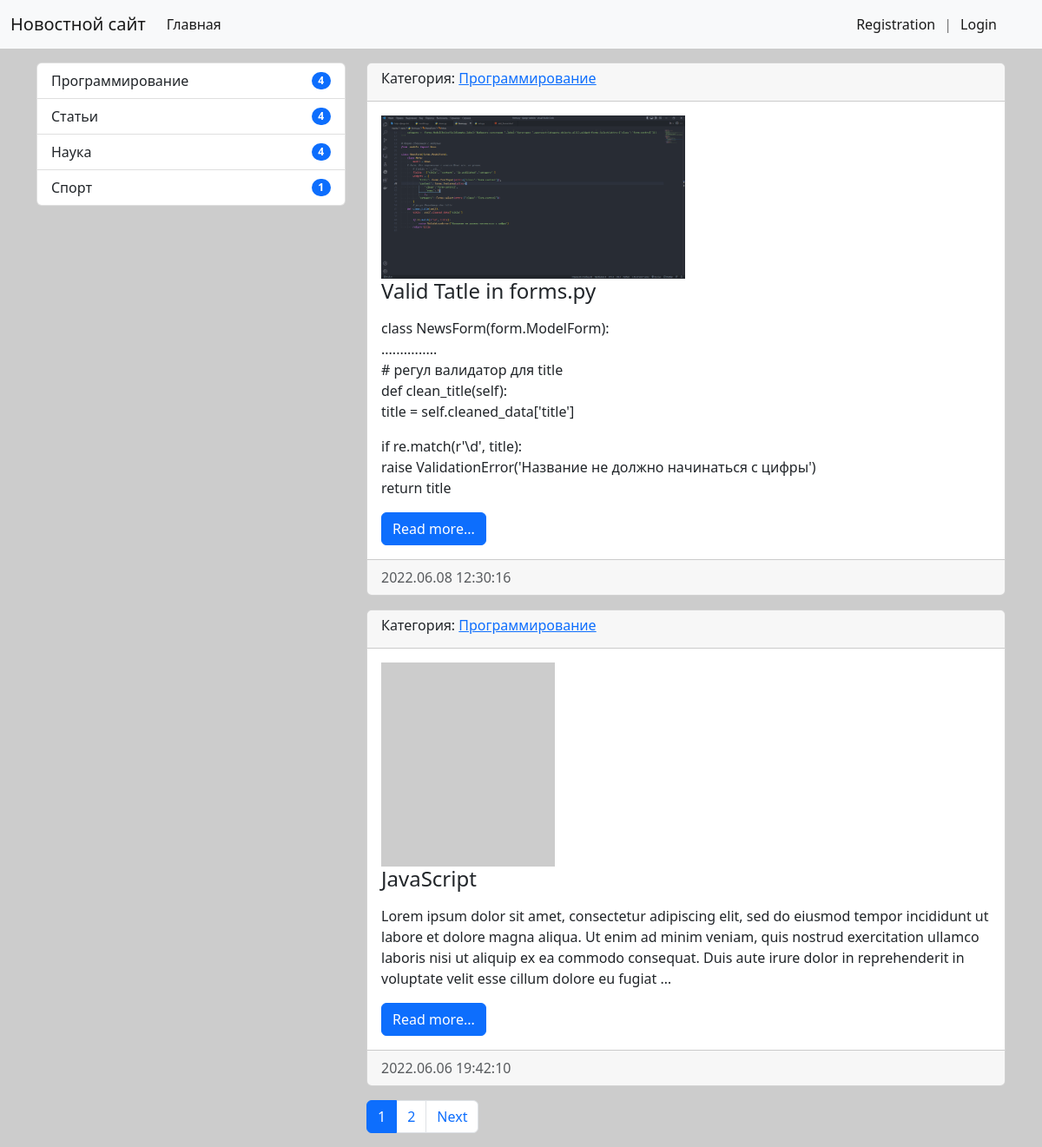
Page /category/1/ on the committed database.
### news/models.py (models this page shows, shortened)
class Category(models.Model):
    title = models.CharField(max_length=150, db_index=True, verbose_name='Категории')#индексирует это поля для быстрого его поиска
    def  get_absolute_url(self):
        return reverse('category', kwargs={'category_id': self.pk})
    def __str__(self) -> str:
        return self.title
    class Meta:
        verbose_name = 'Категория'
        verbose_name_plural = 'Категории'
        ordering = ['title']

class News(models.Model):
    title = models.CharField(max_length=200, verbose_name='Наиминование')
    content = models.TextField(blank=True,verbose_name='Кортерт')
    created_at = models.DateTimeField(auto_now_add=True, verbose_name='Дата публикации')
    update_at = models.DateTimeField(auto_now=True,verbose_name='Обнавлено')
    photo = models.ImageField(upload_to='photos/%Y/%m/%d/',blank = True , verbose_name='Фото')
    is_published = models.BooleanField(default=True,verbose_name='Опубликовано')
    category =  models.ForeignKey('Category', on_delete=models.PROTECT, null=True,verbose_name='Категория')#для связки категорий между собой ** & models.PROTECT обесп. защиту от удалений
    views = models.IntegerField(default=0)
    def  get_absolute_url(self):
        return reverse('view_news', kwargs={'news_id': self.pk})
    class Meta:
        verbose_name = 'Новость'
        verbose_name_plural = 'Новости'
        ordering = ['-created_at'] #для сорт. загаловков в админ и на стр.

### news/views.py (the view)
# urls.py: path('category/<int:category_id>/', NewsByCategory.as_view(), name='category'),
class NewsByCategory(MyMixin,ListView):
    model = News
    template_name = 'news/category.html'
    context_object_name = 'news'
    allow_empty = False #for error 404 если нет такого в id выводить вместо 500
    paginate_by = 2 # show 2 news at page
    def get_context_data(self,*,objects_list=None, **kwargs):
        context = super().get_context_data(**kwargs)
        context['title'] = Category.objects.get(pk=self.kwargs['category_id'])
        return context
    def get_queryset(self):
        return News.objects.filter(category_id=self.kwargs['category_id'], is_published=True).select_related('category')

### news/templatetags/news_tags.py (called while the page is built)
@register.inclusion_tag('news/list_categories.html') #указ. путь к коду
def show_categories():
    categories = Category.objects.annotate(cnt=Count('news',F('news__is_published'))).filter(cnt__gt=0)#F('news__is_published') для показа только те которые в админке показыв
    return {'categories':categories}

### news/templates/news/category.html (shortened to what this page needs)
{% extends 'base.html' %}
{% block sidebar %}
{% include 'incl/_sidbar.html' %}
{% endblock %}
{% block content %}
{% include 'incl/_content.html' %}
{% endblock %}

### news/templates/news/list_categories.html (shortened to what this page needs)
<div class="list-group">
  {% for item in categories %}
  <a
    href="{{ item.get_absolute_url }}"
    class="list-group-item d-flex justify-content-between align-items-center"
    >{{ item.title }}
    <span class="badge bg-primary rounded-pill">{{ item.cnt }}</span></a
  >
  {% endfor %}
</div>

### templates/incl/_content.html
{% for item in news %}
<div class="card mb-3">
  <div class="card-header">
    <h6>
      Категория:
      <a href="{{ item.category.get_absolute_url }}"> {{ item.category }} </a>
    </h6>
  </div>
  <div class="card-body">
    <div class="media">
      {% if item.photo %}
      <img src="{{ item.photo.url }}" alt="" width="350" class="mr-3" />
      {% else %}
      <img src="https://picsum.photos/200/235/?blur" alt="" class="mr-3" />
      {% endif %}
      <div class="media-body">
        <h4 class="card-title">{{ item.title }}</h4>
        <p class="card-text">
          {{ item.content|safe|linebreaks|truncatewords:'50' }}
        </p>
        <a href="{{ item.get_absolute_url }}" class="btn btn-primary"
          >Read more...</a
        >
      </div>
    </div>
  </div>
  <div class="card-footer text-muted">
    {{ item.created_at|date:"Y.m.d H:i:s" }}
  </div>
</div>
{% endfor %}

### mysite/static/bcg_style/style.css (style rules this page uses)
body { background-color: #ccc; }

### rows in the picture
Category: title "Программирование", cnt "4"
Category: title "Статьи", cnt "4"
Category: title "Наука", cnt "4"
Category: title "Спорт", cnt "1"
News: category "Программирование", photo (picture), title "Valid Tatle in forms.py", content "class NewsForm(form.ModelForm): ............... # регул валидатор для title def clean_title(self): title = self.cleaned_data['title'] if re.match(r'\\d', title): raise ValidationError('Название не должно начинаться с цифры') return title", created_at "2022.06.08 12:30:16"
News: category "Программирование", title "JavaScript", content "Lorem ipsum dolor sit amet, consectetur adipiscing elit, sed do eiusmod tempor incididunt ut labore et dolore magna aliqua. Ut enim ad minim veniam, quis nostrud exercitation ullamco laboris nisi ut aliquip ex ea commodo consequat. Duis aute irure dolor in reprehenderit in voluptate velit esse cillum dolore eu fugiat …", created_at "2022.06.06 19:42:10"

### other values in the picture
{{ p }} "1"
{{ p }} "2"
